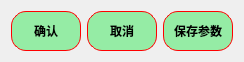
   <widget class="QWidget" name="">
    <property name="geometry">
     <rect>
      <x>120</x>
      <y>480</y>
      <width>244</width>
      <height>42</height>
     </rect>
    </property>
    <layout class="QHBoxLayout" name="horizontalLayout_2">
     <item>
      <widget class="QPushButton" name="pushButton_3">
       <property name="minimumSize">
        <size>
         <width>0</width>
         <height>40</height>
        </size>
       </property>
       <property name="styleSheet">
        <string notr="true">QPushButton{
border:1px solid red;   /*边框的粗细，颜色*/
border-radius:15px;    /*设置圆角半径 */
padding:2px 4px;  /*QFrame边框与内部其它部件的距离*/
background-color: rgb(149, 236, 165);	/*背景颜色*/
color:rgb(0, 0, 0);		/*字体颜色*/
	font: 18pt &quot;楷体&quot;;

font:bold;
}
QPushButton:hover {
    background-color: rgb(177, 244, 155);    /* 悬停时背景色 */
}
QPushButton:pressed {
    background-color:rgb(99, 181, 255);     /* 点击时背景色 */
}</string>
       </property>
       <property name="text">
        <string>确认</string>
       </property>
      </widget>
     </item>
     <item>
      <widget class="QPushButton" name="pushButton_2">
       <property name="minimumSize">
        <size>
         <width>0</width>
         <height>40</height>
        </size>
       </property>
       <property name="styleSheet">
        <string notr="true">QPushButton{
border:1px solid red;   /*边框的粗细，颜色*/
border-radius:15px;    /*设置圆角半径 */
padding:2px 4px;  /*QFrame边框与内部其它部件的距离*/
background-color: rgb(149, 236, 165);	/*背景颜色*/
color:rgb(0, 0, 0);		/*字体颜色*/
	font: 18pt &quot;楷体&quot;;

font:bold;
}
QPushButton:hover {
    background-color: rgb(177, 244, 155);    /* 悬停时背景色 */
}
QPushButton:pressed {
    background-color:rgb(99, 181, 255);     /* 点击时背景色 */
}</string>
       </property>
       <property name="text">
        <string>取消</string>
       </property>
      </widget>
     </item>
     <item>
      <widget class="QPushButton" name="pushButton_save_params">
       <property name="minimumSize">
        <size>
         <width>0</width>
         <height>40</height>
        </size>
       </property>
       <property name="styleSheet">
        <string notr="true">QPushButton{
border:1px solid red;   /*边框的粗细，颜色*/
border-radius:15px;    /*设置圆角半径 */
padding:2px 4px;  /*QFrame边框与内部其它部件的距离*/
background-color: rgb(149, 236, 165);	/*背景颜色*/
color:rgb(0, 0, 0);		/*字体颜色*/
	font: 18pt &quot;楷体&quot;;

font:bold;
}
QPushButton:hover {
    background-color: rgb(177, 244, 155);    /* 悬停时背景色 */
}
QPushButton:pressed {
    background-color:rgb(99, 181, 255);     /* 点击时背景色 */
}</string>
       </property>
       <property name="text">
        <string>保存参数</string>
       </property>
      </widget>
     </item>
    </layout>
   </widget>
